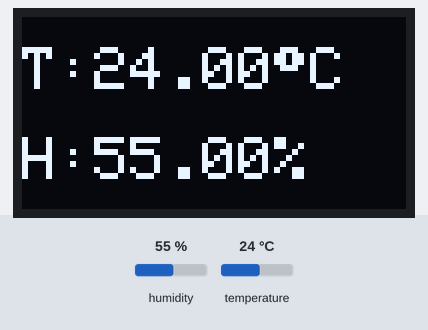
A sketch run on a simulated Arduino Uno, built with avr-gcc and run on an emulated ATmega328P. Parts: 128×64 one-colour display. Inputs (shaded band) come from the test bench; at power-on: humidity 55 %, temperature 24 °C. What the sketch prints to the serial monitor is not drawn.

Above: at 3.2 s.
3.3 s: humidity set to 22 %
At 4.7 s:
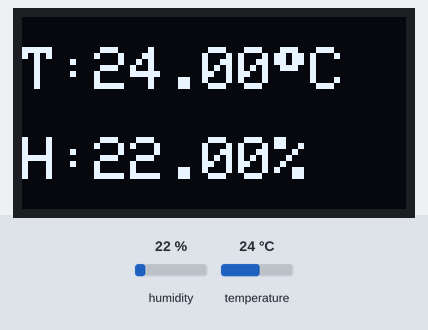
6.0 s: temperature set to 12 °C
At 7.4 s:
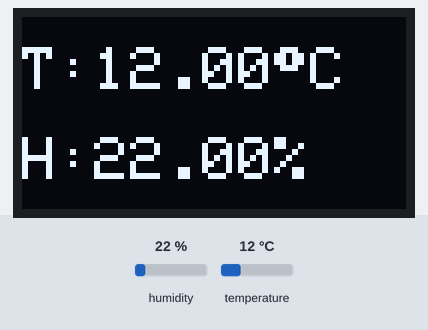
8.7 s: humidity set to 40 %
At 11.5 s:
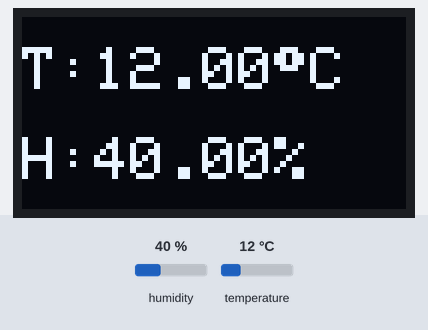
11.8 s: temperature set to 19 °C
At 13.1 s:
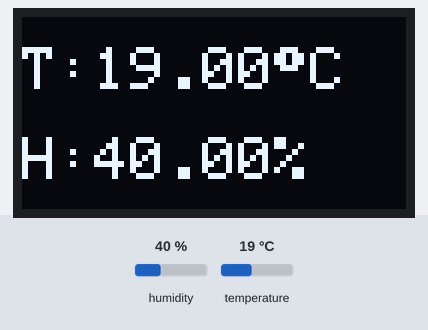
Timing chart, 0 to 14.8 s (numbered marks = the images above; inputs shaded):
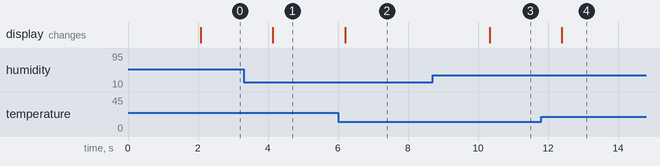

Measured:
- after the input at 3.3 s, the display: changes after 0.84 s (image 1)
- after the input at 6.0 s, the display: changes after 0.20 s (image 2)
- after the input at 8.7 s, the display: changes after 1.6 s (image 3)
- after the input at 11.8 s, the display: changes after 0.60 s (image 4)

The sketch:

dht21_sensor_with_arduino_uno.ino
```cpp
#include <DHT.h>;
#include <Adafruit_GFX.h>
#include <Adafruit_SSD1306.h>

#define DHTPIN 3
#define DHTTYPE DHT21       //DHT 21  (AM2301)
DHT dht(DHTPIN, DHTTYPE);

float hum;  //Stores humidity value
float temp; //Stores temperature value

#define SCREEN_WIDTH 128 // OLED display width, in pixels
#define SCREEN_HEIGHT 64 // OLED display height, in pixels

// Declaration for an SSD1306 display connected to I2C (SDA, SCL pins)
#define OLED_RESET     -1 // Reset pin # (or -1 if sharing Arduino reset pin)
Adafruit_SSD1306 display(SCREEN_WIDTH, SCREEN_HEIGHT, &Wire, OLED_RESET);

void setup()
{
  Serial.begin(9600);
  dht.begin();
  display.begin(SSD1306_SWITCHCAPVCC, 0x3C);
  delay(2000);
  display.clearDisplay();
  display.setTextColor(WHITE);
  delay(10);
}

void loop()
{
  //Read data and store it to variables hum and temp
  hum = dht.readHumidity();
  temp= dht.readTemperature();
  //Print temp and humidity values to serial monitor
  Serial.print("Humidity: ");
  Serial.print(hum);
  Serial.print("%,  Temperature: ");
  Serial.print(temp);
  Serial.println(" Celsius");
  display.clearDisplay();
  display.setTextSize(2);
  display.setCursor(0, 10);
  display.print("T:"+String(temp));
  display.print((char)247);
  display.print("C");
  display.setTextSize(2);
  display.setCursor(0, 40);
  display.print("H:"+String(hum)+"%");
  display.display();
  delay(1000);
}
```
